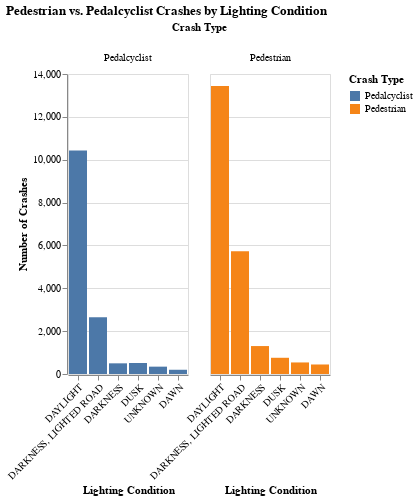

Notebook cell for this chart:
### Markdown cell above
#### Data revealed that most accidents actually occur during the daytime rather than at night. A few possible reasons are that there are more people outside during the daytime due to work or other commitments. Another potential reason is that accidents that occur at night end up in a hit and run which makes it hard to record the incident accurately.

### Code cell
# Visual one 
import altair as alt

# Label the type of crash in each DataFrame
pedestrian_df['Type'] = 'Pedestrian'
pedalcyclist_df['Type'] = 'Pedalcyclist'

# Combine both DataFrames into one that contains all pedastrian related accidents
all_pedastrian_df = pd.concat([pedestrian_df, pedalcyclist_df], ignore_index=True)

# Group by crash type and lighting condition
grouped = all_pedastrian_df.groupby(['Type', 'LIGHTING_CONDITION']).size().reset_index(name='Count')

# Create a grouped bar chart
bar_chart = alt.Chart(grouped).mark_bar().encode(
    x=alt.X('LIGHTING_CONDITION:N', title='Lighting Condition', sort='-y'),
    y=alt.Y('Count:Q', title='Number of Crashes'),
    color=alt.Color('Type:N', title='Crash Type'),
    column=alt.Column('Type:N', title='Crash Type'), # Create separate columns for each crash type
    tooltip=['Type:N', 'LIGHTING_CONDITION:N', 'Count:Q']
).properties(
    title='Pedestrian vs. Pedalcyclist Crashes by Lighting Condition'
).configure_axisX(labelAngle=-45)

bar_chart.show()

### Figure 1 — Vega-Lite specification as saved in the notebook (floating-point values rounded to 4 significant figures)
{"config": {"view": {"continuousWidth": 300, "continuousHeight": 300}, "axisX": {"labelAngle": -45}}, "data": {"name": "data-16061ef2e3723e8b14e45b111b6fa89e"}, "mark": {"type": "bar"}, "encoding": {"color": {"field": "Type", "title": "Crash Type", "type": "nominal"}, "column": {"field": "Type", "title": "Crash Type", "type": "nominal"}, "tooltip": [{"field": "Type", "type": "nominal"}, {"field": "LIGHTING_CONDITION", "type": "nominal"}, {"field": "Count", "type": "quantitative"}], "x": {"field": "LIGHTING_CONDITION", "sort": "-y", "title": "Lighting Condition", "type": "nominal"}, "y": {"field": "Count", "title": "Number of Crashes", "type": "quantitative"}}, "title": "Pedestrian vs. Pedalcyclist Crashes by Lighting Condition", "$schema": "https://vega.github.io/schema/vega-lite/v5.20.1.json", "datasets": {"data-16061ef2e3723e8b14e45b111b6fa89e": [{"Type": "Pedalcyclist", "LIGHTING_CONDITION": "DARKNESS", "Count": 498}, {"Type": "Pedalcyclist", "LIGHTING_CONDITION": "DARKNESS, LIGHTED ROAD", "Count": 2651}, {"Type": "Pedalcyclist", "LIGHTING_CONDITION": "DAWN", "Count": 198}, {"Type": "Pedalcyclist", "LIGHTING_CONDITION": "DAYLIGHT", "Count": 10426}, {"Type": "Pedalcyclist", "LIGHTING_CONDITION": "DUSK", "Count": 514}, {"Type": "Pedalcyclist", "LIGHTING_CONDITION": "UNKNOWN", "Count": 343}, {"Type": "Pedestrian", "LIGHTING_CONDITION": "DARKNESS", "Count": 1304}, {"Type": "Pedestrian", "LIGHTING_CONDITION": "DARKNESS, LIGHTED ROAD", "Count": 5724}, {"Type": "Pedestrian", "LIGHTING_CONDITION": "DAWN", "Count": 444}, {"Type": "Pedestrian", "LIGHTING_CONDITION": "DAYLIGHT", "Count": 13444}, {"Type": "Pedestrian", "LIGHTING_CONDITION": "DUSK", "Count": 757}, {"Type": "Pedestrian", "LIGHTING_CONDITION": "UNKNOWN", "Count": 539}]}}
